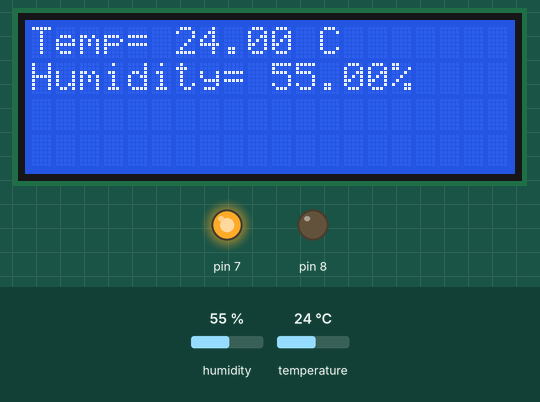
A sketch run on a simulated Arduino Uno, built with avr-gcc and run on an emulated ATmega328P. Parts: 20×4 character LCD, output pins drawn as LEDs (lit = HIGH). The inputs (shaded band) are chosen by the test bench; at power-on: temperature 24 °C, humidity 55 %.

Above: at 2.2 s.
2.3 s: temperature set to 26 °C
At 4.1 s:
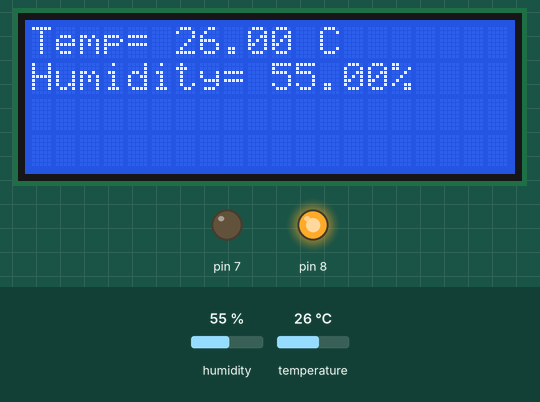
5.1 s: humidity set to 22 %
At 6.3 s:
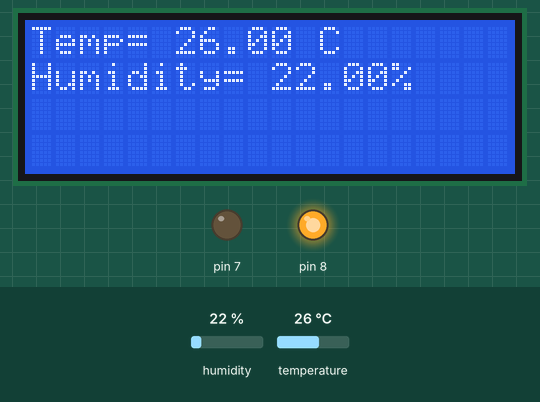
7.9 s: humidity set to 40 %
At 9.6 s:
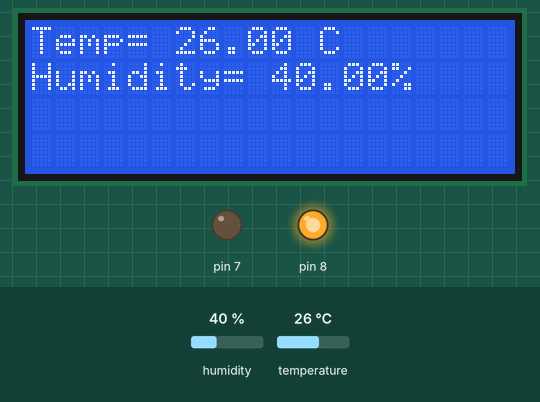
10.8 s: temperature set to 12 °C
At 11.9 s:
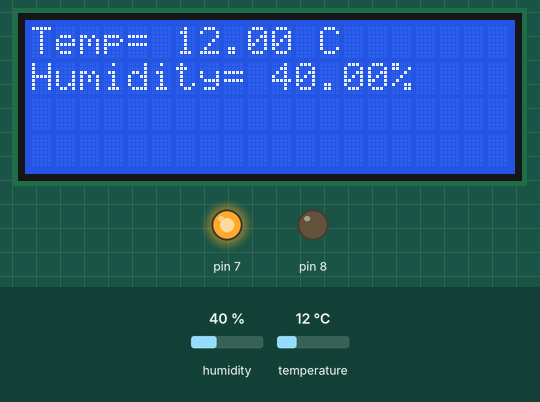
Timing chart, 0 to 13.8 s (numbered marks = the images above; inputs shaded):
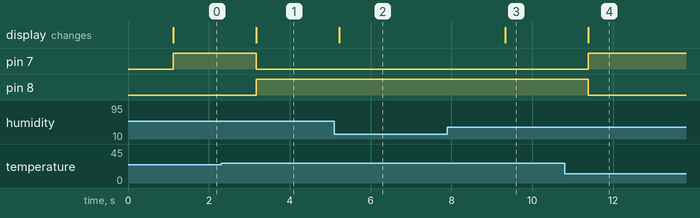

The sketch:

14-DHT11.ino
```cpp
#include "dht.h"
#define dht_apin A0
#include <LiquidCrystal_I2C.h>
LiquidCrystal_I2C lcd(0x27,20,4);
dht DHT;

void setup(){
  pinMode(7, OUTPUT);
  pinMode(8, OUTPUT);
  lcd.init();
  lcd.backlight();
  delay(1000);
}

void loop(){

    DHT.read11(dht_apin);
     lcd.setCursor(0,0);
     lcd.print("Temp= ");
     lcd.print(DHT.temperature);
     lcd.print(" C");
     lcd.setCursor(0,1);
     lcd.print("Humidity= ");
     lcd.print(DHT.humidity);
     lcd.print("%");

   if ( DHT.temperature > 24.00) {
    // turn LED on
    digitalWrite(8, HIGH);
    digitalWrite(7, LOW);
  } else {
    // turn LED off
    digitalWrite(7, HIGH);
    digitalWrite(8, LOW);
}
 delay(2000);
}
```

Measured:
- the behaviour switches between 24 and 25 °C on temperature (found by bisection; images 0 and 1)
- after the input at 2.3 s, pin 7: HIGH → LOW after 0.87 s; pin 8: LOW → HIGH after 0.87 s; the display: changes after 0.87 s (image 1)
- after the input at 5.1 s, the display: changes after 0.12 s (image 2)
- after the input at 7.9 s, the display: changes after 1.4 s (image 3)
- after the input at 10.8 s, pin 7: LOW → HIGH after 0.58 s; pin 8: HIGH → LOW after 0.58 s; the display: changes after 0.58 s (image 4)
